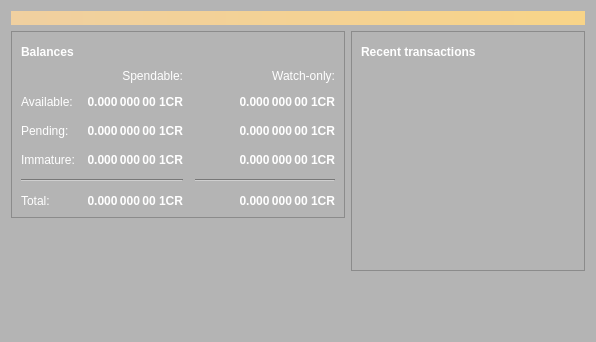
<?xml version="1.0" encoding="UTF-8"?>
<ui version="4.0">
 <class>OverviewPage</class>
 <widget class="QWidget" name="OverviewPage">
  <property name="geometry">
   <rect>
    <x>0</x>
    <y>0</y>
    <width>596</width>
    <height>342</height>
   </rect>
  </property>
  <property name="windowTitle">
   <string>Form</string>
  </property>
  <property name="styleSheet">
   <string notr="true">background-color: rgb(180, 180, 180);</string>
  </property>
  <layout class="QVBoxLayout" name="topLayout">
   <item>
    <widget class="QLabel" name="labelAlerts">
     <property name="visible">
      <bool>false</bool>
     </property>
     <property name="styleSheet">
      <string notr="true">QLabel { background-color: qlineargradient(x1: 0, y1: 0, x2: 1, y2: 0, stop:0 #F0D0A0, stop:1 #F8D488); color:#000000; }</string>
     </property>
     <property name="wordWrap">
      <bool>true</bool>
     </property>
     <property name="margin">
      <number>3</number>
     </property>
     <property name="textInteractionFlags">
      <set>Qt::TextSelectableByMouse</set>
     </property>
    </widget>
   </item>
   <item>
    <layout class="QHBoxLayout" name="horizontalLayout" stretch="1,1">
     <item>
      <layout class="QVBoxLayout" name="verticalLayout_2">
       <item>
        <widget class="QFrame" name="frame">
         <property name="styleSheet">
          <string notr="true">color: rgb(255, 255, 255);</string>
         </property>
         <property name="frameShape">
          <enum>QFrame::StyledPanel</enum>
         </property>
         <property name="frameShadow">
          <enum>QFrame::Raised</enum>
         </property>
         <layout class="QVBoxLayout" name="verticalLayout_4">
          <item>
           <layout class="QHBoxLayout" name="horizontalLayout_4">
            <item>
             <widget class="QLabel" name="label_5">
              <property name="font">
               <font>
                <weight>75</weight>
                <bold>true</bold>
               </font>
              </property>
              <property name="styleSheet">
               <string notr="true">color: rgb(255, 255, 255);</string>
              </property>
              <property name="text">
               <string>Balances</string>
              </property>
             </widget>
            </item>
            <item>
             <widget class="QPushButton" name="labelWalletStatus">
              <property name="enabled">
               <bool>true</bool>
              </property>
              <property name="maximumSize">
               <size>
                <width>30</width>
                <height>16777215</height>
               </size>
              </property>
              <property name="toolTip">
               <string>The displayed information may be out of date. Your wallet automatically synchronizes with the 1Credit network after a connection is established, but this process has not completed yet.</string>
              </property>
              <property name="text">
               <string/>
              </property>
              <property name="icon">
               <iconset>
                <normaloff>:/icons/warning</normaloff>
                <disabledoff>:/icons/warning</disabledoff>:/icons/warning</iconset>
              </property>
              <property name="iconSize">
               <size>
                <width>24</width>
                <height>24</height>
               </size>
              </property>
              <property name="flat">
               <bool>true</bool>
              </property>
             </widget>
            </item>
            <item>
             <spacer name="horizontalSpacer_3">
              <property name="orientation">
               <enum>Qt::Horizontal</enum>
              </property>
              <property name="sizeHint" stdset="0">
               <size>
                <width>40</width>
                <height>20</height>
               </size>
              </property>
             </spacer>
            </item>
           </layout>
          </item>
          <item>
           <layout class="QGridLayout" name="gridLayout">
            <property name="spacing">
             <number>12</number>
            </property>
            <item row="2" column="2">
             <widget class="QLabel" name="labelWatchPending">
              <property name="font">
               <font>
                <weight>75</weight>
                <bold>true</bold>
               </font>
              </property>
              <property name="cursor">
               <cursorShape>IBeamCursor</cursorShape>
              </property>
              <property name="toolTip">
               <string>Unconfirmed transactions to watch-only addresses</string>
              </property>
              <property name="text">
               <string notr="true">0.000 000 00 1CR</string>
              </property>
              <property name="alignment">
               <set>Qt::AlignRight|Qt::AlignTrailing|Qt::AlignVCenter</set>
              </property>
              <property name="textInteractionFlags">
               <set>Qt::LinksAccessibleByMouse|Qt::TextSelectableByKeyboard|Qt::TextSelectableByMouse</set>
              </property>
             </widget>
            </item>
            <item row="2" column="1">
             <widget class="QLabel" name="labelUnconfirmed">
              <property name="font">
               <font>
                <weight>75</weight>
                <bold>true</bold>
               </font>
              </property>
              <property name="cursor">
               <cursorShape>IBeamCursor</cursorShape>
              </property>
              <property name="toolTip">
               <string>Total of transactions that have yet to be confirmed, and do not yet count toward the spendable balance</string>
              </property>
              <property name="text">
               <string notr="true">0.000 000 00 1CR</string>
              </property>
              <property name="alignment">
               <set>Qt::AlignRight|Qt::AlignTrailing|Qt::AlignVCenter</set>
              </property>
              <property name="textInteractionFlags">
               <set>Qt::LinksAccessibleByMouse|Qt::TextSelectableByKeyboard|Qt::TextSelectableByMouse</set>
              </property>
             </widget>
            </item>
            <item row="3" column="2">
             <widget class="QLabel" name="labelWatchImmature">
              <property name="font">
               <font>
                <weight>75</weight>
                <bold>true</bold>
               </font>
              </property>
              <property name="cursor">
               <cursorShape>IBeamCursor</cursorShape>
              </property>
              <property name="toolTip">
               <string>Mined balance in watch-only addresses that has not yet matured</string>
              </property>
              <property name="text">
               <string notr="true">0.000 000 00 1CR</string>
              </property>
              <property name="alignment">
               <set>Qt::AlignRight|Qt::AlignTrailing|Qt::AlignVCenter</set>
              </property>
              <property name="textInteractionFlags">
               <set>Qt::LinksAccessibleByMouse|Qt::TextSelectableByKeyboard|Qt::TextSelectableByMouse</set>
              </property>
             </widget>
            </item>
            <item row="4" column="0" colspan="2">
             <widget class="Line" name="line">
              <property name="orientation">
               <enum>Qt::Horizontal</enum>
              </property>
             </widget>
            </item>
            <item row="4" column="2">
             <widget class="Line" name="lineWatchBalance">
              <property name="sizePolicy">
               <sizepolicy hsizetype="Preferred" vsizetype="Fixed">
                <horstretch>0</horstretch>
                <verstretch>0</verstretch>
               </sizepolicy>
              </property>
              <property name="minimumSize">
               <size>
                <width>140</width>
                <height>0</height>
               </size>
              </property>
              <property name="orientation">
               <enum>Qt::Horizontal</enum>
              </property>
             </widget>
            </item>
            <item row="5" column="0">
             <widget class="QLabel" name="labelTotalText">
              <property name="text">
               <string>Total:</string>
              </property>
             </widget>
            </item>
            <item row="3" column="1">
             <widget class="QLabel" name="labelImmature">
              <property name="font">
               <font>
                <weight>75</weight>
                <bold>true</bold>
               </font>
              </property>
              <property name="cursor">
               <cursorShape>IBeamCursor</cursorShape>
              </property>
              <property name="toolTip">
               <string>Mined balance that has not yet matured</string>
              </property>
              <property name="text">
               <string notr="true">0.000 000 00 1CR</string>
              </property>
              <property name="alignment">
               <set>Qt::AlignRight|Qt::AlignTrailing|Qt::AlignVCenter</set>
              </property>
              <property name="textInteractionFlags">
               <set>Qt::LinksAccessibleByMouse|Qt::TextSelectableByKeyboard|Qt::TextSelectableByMouse</set>
              </property>
             </widget>
            </item>
            <item row="2" column="3">
             <spacer name="horizontalSpacer_2">
              <property name="orientation">
               <enum>Qt::Horizontal</enum>
              </property>
              <property name="sizeHint" stdset="0">
               <size>
                <width>40</width>
                <height>20</height>
               </size>
              </property>
             </spacer>
            </item>
            <item row="3" column="0">
             <widget class="QLabel" name="labelImmatureText">
              <property name="text">
               <string>Immature:</string>
              </property>
             </widget>
            </item>
            <item row="5" column="1">
             <widget class="QLabel" name="labelTotal">
              <property name="font">
               <font>
                <weight>75</weight>
                <bold>true</bold>
               </font>
              </property>
              <property name="cursor">
               <cursorShape>IBeamCursor</cursorShape>
              </property>
              <property name="toolTip">
               <string>Your current total balance</string>
              </property>
              <property name="text">
               <string notr="true">0.000 000 00 1CR</string>
              </property>
              <property name="alignment">
               <set>Qt::AlignRight|Qt::AlignTrailing|Qt::AlignVCenter</set>
              </property>
              <property name="textInteractionFlags">
               <set>Qt::LinksAccessibleByMouse|Qt::TextSelectableByKeyboard|Qt::TextSelectableByMouse</set>
              </property>
             </widget>
            </item>
            <item row="5" column="2">
             <widget class="QLabel" name="labelWatchTotal">
              <property name="font">
               <font>
                <weight>75</weight>
                <bold>true</bold>
               </font>
              </property>
              <property name="cursor">
               <cursorShape>IBeamCursor</cursorShape>
              </property>
              <property name="toolTip">
               <string>Current total balance in watch-only addresses</string>
              </property>
              <property name="text">
               <string notr="true">0.000 000 00 1CR</string>
              </property>
              <property name="alignment">
               <set>Qt::AlignRight|Qt::AlignTrailing|Qt::AlignVCenter</set>
              </property>
              <property name="textInteractionFlags">
               <set>Qt::LinksAccessibleByMouse|Qt::TextSelectableByKeyboard|Qt::TextSelectableByMouse</set>
              </property>
             </widget>
            </item>
            <item row="0" column="2">
             <widget class="QLabel" name="labelWatchonly">
              <property name="text">
               <string>Watch-only:</string>
              </property>
              <property name="alignment">
               <set>Qt::AlignRight|Qt::AlignTrailing|Qt::AlignVCenter</set>
              </property>
             </widget>
            </item>
            <item row="1" column="0">
             <widget class="QLabel" name="labelBalanceText">
              <property name="text">
               <string>Available:</string>
              </property>
             </widget>
            </item>
            <item row="1" column="1">
             <widget class="QLabel" name="labelBalance">
              <property name="font">
               <font>
                <weight>75</weight>
                <bold>true</bold>
               </font>
              </property>
              <property name="cursor">
               <cursorShape>IBeamCursor</cursorShape>
              </property>
              <property name="toolTip">
               <string>Your current spendable balance</string>
              </property>
              <property name="text">
               <string notr="true">0.000 000 00 1CR</string>
              </property>
              <property name="alignment">
               <set>Qt::AlignRight|Qt::AlignTrailing|Qt::AlignVCenter</set>
              </property>
              <property name="textInteractionFlags">
               <set>Qt::LinksAccessibleByMouse|Qt::TextSelectableByKeyboard|Qt::TextSelectableByMouse</set>
              </property>
             </widget>
            </item>
            <item row="1" column="2">
             <widget class="QLabel" name="labelWatchAvailable">
              <property name="font">
               <font>
                <weight>75</weight>
                <bold>true</bold>
               </font>
              </property>
              <property name="cursor">
               <cursorShape>IBeamCursor</cursorShape>
              </property>
              <property name="toolTip">
               <string>Your current balance in watch-only addresses</string>
              </property>
              <property name="text">
               <string notr="true">0.000 000 00 1CR</string>
              </property>
              <property name="alignment">
               <set>Qt::AlignRight|Qt::AlignTrailing|Qt::AlignVCenter</set>
              </property>
              <property name="textInteractionFlags">
               <set>Qt::LinksAccessibleByMouse|Qt::TextSelectableByKeyboard|Qt::TextSelectableByMouse</set>
              </property>
             </widget>
            </item>
            <item row="2" column="0">
             <widget class="QLabel" name="labelPendingText">
              <property name="text">
               <string>Pending:</string>
              </property>
             </widget>
            </item>
            <item row="0" column="1">
             <widget class="QLabel" name="labelSpendable">
              <property name="text">
               <string>Spendable:</string>
              </property>
              <property name="alignment">
               <set>Qt::AlignRight|Qt::AlignTrailing|Qt::AlignVCenter</set>
              </property>
             </widget>
            </item>
           </layout>
          </item>
         </layout>
        </widget>
       </item>
       <item>
        <spacer name="verticalSpacer">
         <property name="orientation">
          <enum>Qt::Vertical</enum>
         </property>
         <property name="sizeHint" stdset="0">
          <size>
           <width>20</width>
           <height>40</height>
          </size>
         </property>
        </spacer>
       </item>
      </layout>
     </item>
     <item>
      <layout class="QVBoxLayout" name="verticalLayout_3">
       <item>
        <widget class="QFrame" name="frame_2">
         <property name="frameShape">
          <enum>QFrame::StyledPanel</enum>
         </property>
         <property name="frameShadow">
          <enum>QFrame::Raised</enum>
         </property>
         <layout class="QVBoxLayout" name="verticalLayout">
          <item>
           <layout class="QHBoxLayout" name="horizontalLayout_2">
            <item>
             <widget class="QLabel" name="label_4">
              <property name="font">
               <font>
                <weight>75</weight>
                <bold>true</bold>
               </font>
              </property>
              <property name="styleSheet">
               <string notr="true">color: rgb(255, 255, 255);</string>
              </property>
              <property name="text">
               <string>Recent transactions</string>
              </property>
             </widget>
            </item>
            <item>
             <widget class="QPushButton" name="labelTransactionsStatus">
              <property name="enabled">
               <bool>true</bool>
              </property>
              <property name="maximumSize">
               <size>
                <width>30</width>
                <height>16777215</height>
               </size>
              </property>
              <property name="toolTip">
               <string>The displayed information may be out of date. Your wallet automatically synchronizes with the 1Credit network after a connection is established, but this process has not completed yet.</string>
              </property>
              <property name="text">
               <string/>
              </property>
              <property name="icon">
               <iconset>
                <normaloff>:/icons/warning</normaloff>
                <disabledoff>:/icons/warning</disabledoff>:/icons/warning</iconset>
              </property>
              <property name="iconSize">
               <size>
                <width>24</width>
                <height>24</height>
               </size>
              </property>
              <property name="flat">
               <bool>true</bool>
              </property>
             </widget>
            </item>
            <item>
             <spacer name="horizontalSpacer">
              <property name="orientation">
               <enum>Qt::Horizontal</enum>
              </property>
              <property name="sizeHint" stdset="0">
               <size>
                <width>40</width>
                <height>20</height>
               </size>
              </property>
             </spacer>
            </item>
           </layout>
          </item>
          <item>
           <widget class="QListView" name="listTransactions">
            <property name="palette">
             <palette>
              <active>
               <colorrole role="Button">
                <brush brushstyle="SolidPattern">
                 <color alpha="0">
                  <red>0</red>
                  <green>0</green>
                  <blue>0</blue>
                 </color>
                </brush>
               </colorrole>
               <colorrole role="Base">
                <brush brushstyle="NoBrush">
                 <color alpha="255">
                  <red>0</red>
                  <green>0</green>
                  <blue>0</blue>
                 </color>
                </brush>
               </colorrole>
               <colorrole role="Window">
                <brush brushstyle="SolidPattern">
                 <color alpha="0">
                  <red>0</red>
                  <green>0</green>
                  <blue>0</blue>
                 </color>
                </brush>
               </colorrole>
              </active>
              <inactive>
               <colorrole role="Button">
                <brush brushstyle="SolidPattern">
                 <color alpha="0">
                  <red>0</red>
                  <green>0</green>
                  <blue>0</blue>
                 </color>
                </brush>
               </colorrole>
               <colorrole role="Base">
                <brush brushstyle="NoBrush">
                 <color alpha="255">
                  <red>0</red>
                  <green>0</green>
                  <blue>0</blue>
                 </color>
                </brush>
               </colorrole>
               <colorrole role="Window">
                <brush brushstyle="SolidPattern">
                 <color alpha="0">
                  <red>0</red>
                  <green>0</green>
                  <blue>0</blue>
                 </color>
                </brush>
               </colorrole>
              </inactive>
              <disabled>
               <colorrole role="Button">
                <brush brushstyle="SolidPattern">
                 <color alpha="0">
                  <red>0</red>
                  <green>0</green>
                  <blue>0</blue>
                 </color>
                </brush>
               </colorrole>
               <colorrole role="Base">
                <brush brushstyle="NoBrush">
                 <color alpha="255">
                  <red>0</red>
                  <green>0</green>
                  <blue>0</blue>
                 </color>
                </brush>
               </colorrole>
               <colorrole role="Window">
                <brush brushstyle="SolidPattern">
                 <color alpha="0">
                  <red>0</red>
                  <green>0</green>
                  <blue>0</blue>
                 </color>
                </brush>
               </colorrole>
              </disabled>
             </palette>
            </property>
            <property name="styleSheet">
             <string notr="true">QListView { background: transparent; }
color: rgb(255, 255, 255);</string>
            </property>
            <property name="frameShape">
             <enum>QFrame::NoFrame</enum>
            </property>
            <property name="verticalScrollBarPolicy">
             <enum>Qt::ScrollBarAlwaysOff</enum>
            </property>
            <property name="horizontalScrollBarPolicy">
             <enum>Qt::ScrollBarAlwaysOff</enum>
            </property>
            <property name="selectionMode">
             <enum>QAbstractItemView::NoSelection</enum>
            </property>
           </widget>
          </item>
         </layout>
        </widget>
       </item>
       <item>
        <spacer name="verticalSpacer_2">
         <property name="orientation">
          <enum>Qt::Vertical</enum>
         </property>
         <property name="sizeHint" stdset="0">
          <size>
           <width>20</width>
           <height>40</height>
          </size>
         </property>
        </spacer>
       </item>
      </layout>
     </item>
    </layout>
   </item>
  </layout>
 </widget>
 <resources/>
 <connections/>
</ui>
